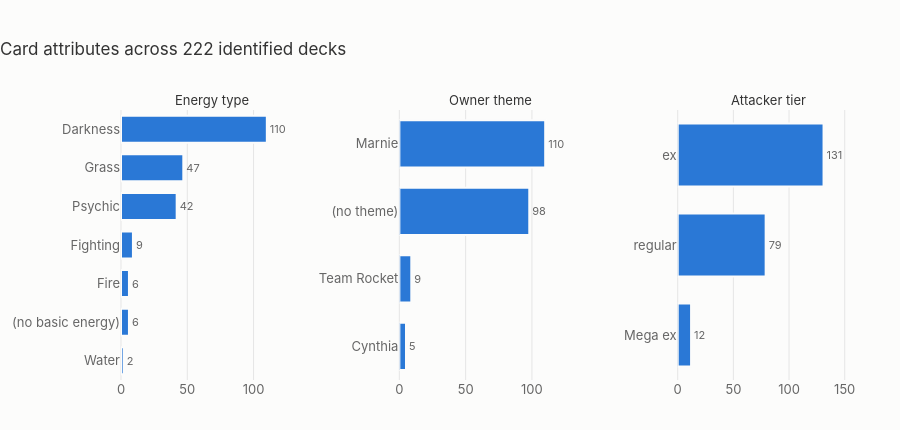

Notebook code cell kept with this figure:
### Markdown cell above
## 5. Energy, theme, and what tier of attacker

The three card attributes the deck identity is built from. Each is a magnitude
comparison, so each gets one hue and direct labels.

### Code cell
# 6 — energy / owner theme / attacker tier
from plotly.subplots import make_subplots

def _counts(col, fillna=None):
    s = known[col].fillna(fillna) if fillna else known[col].dropna()
    return s.value_counts().sort_values()

panels = [("primary_energy", "Energy type", "(no basic energy)"),
          ("theme", "Owner theme", "(no theme)"),
          ("attacker_tier", "Attacker tier", None)]

fig = make_subplots(rows=1, cols=3, horizontal_spacing=0.13,
                    subplot_titles=[p[1] for p in panels])
for i, (col, _title, fill) in enumerate(panels, start=1):
    c = _counts(col, fill)
    fig.add_trace(go.Bar(
        x=c.values, y=c.index, orientation="h", showlegend=False,
        marker=dict(color=ACCENT, line=dict(color=SURFACE, width=2)),
        text=c.values, textposition="outside",
        textfont=dict(color=INK2, size=11),
        hovertemplate="<b>%{y}</b><br>%{x} teams<extra></extra>",
    ), row=1, col=i)
    fig.update_xaxes(range=[0, c.max() * 1.25], row=1, col=i)
    fig.update_yaxes(automargin=True, row=1, col=i)

fig.update_layout(
    title=f"Card attributes across {len(known)} identified decks",
    height=430, bargap=0.3, margin=dict(t=110),
)
fig.for_each_annotation(lambda a: a.update(font=dict(size=13, color=INK)))
fig.show()

display(pd.concat({p[1]: _counts(p[0], p[2]) for p in panels}, axis=0)
          .rename("teams").to_frame()
          .style.set_caption("Card attributes (table view)"))

### Figure 1 — Plotly figure (JSON) as saved in the notebook; plotly's stock layout.template omitted (floating-point values rounded to 4 significant figures)
{"data": [{"hovertemplate": "<b>%{y}</b><br>%{x} teams<extra></extra>", "marker": {"color": "#2a78d6", "line": {"color": "#fcfcfb", "width": 2}}, "orientation": "h", "showlegend": false, "text": [2.0, 6.0, 6.0, 9.0, 42.0, 47.0, 110.0], "textfont": {"color": "#666666", "size": 11}, "textposition": "outside", "type": "bar", "x": [2, 6, 6, 9, 42, 47, 110], "xaxis": "x", "y": ["Water", "(no basic energy)", "Fire", "Fighting", "Psychic", "Grass", "Darkness"], "yaxis": "y"}, {"hovertemplate": "<b>%{y}</b><br>%{x} teams<extra></extra>", "marker": {"color": "#2a78d6", "line": {"color": "#fcfcfb", "width": 2}}, "orientation": "h", "showlegend": false, "text": [5.0, 9.0, 98.0, 110.0], "textfont": {"color": "#666666", "size": 11}, "textposition": "outside", "type": "bar", "x": [5, 9, 98, 110], "xaxis": "x2", "y": ["Cynthia", "Team Rocket", "(no theme)", "Marnie"], "yaxis": "y2"}, {"hovertemplate": "<b>%{y}</b><br>%{x} teams<extra></extra>", "marker": {"color": "#2a78d6", "line": {"color": "#fcfcfb", "width": 2}}, "orientation": "h", "showlegend": false, "text": [12.0, 79.0, 131.0], "textfont": {"color": "#666666", "size": 11}, "textposition": "outside", "type": "bar", "x": [12, 79, 131], "xaxis": "x3", "y": ["Mega ex", "regular", "ex"], "yaxis": "y3"}], "layout": {"annotations": [{"font": {"color": "#333333", "size": 13}, "showarrow": false, "text": "Energy type", "x": 0.1233, "xanchor": "center", "xref": "paper", "y": 1.0, "yanchor": "bottom", "yref": "paper"}, {"font": {"color": "#333333", "size": 13}, "showarrow": false, "text": "Owner theme", "x": 0.5, "xanchor": "center", "xref": "paper", "y": 1.0, "yanchor": "bottom", "yref": "paper"}, {"font": {"color": "#333333", "size": 13}, "showarrow": false, "text": "Attacker tier", "x": 0.8767, "xanchor": "center", "xref": "paper", "y": 1.0, "yanchor": "bottom", "yref": "paper"}], "bargap": 0.3, "height": 430, "margin": {"t": 110}, "title": {"text": "Card attributes across 222 identified decks"}, "xaxis": {"anchor": "y", "domain": [0.0, 0.2467], "range": [0, 137.5]}, "xaxis2": {"anchor": "y2", "domain": [0.3767, 0.6233], "range": [0, 137.5]}, "xaxis3": {"anchor": "y3", "domain": [0.7533, 1.0], "range": [0, 163.8]}, "yaxis": {"anchor": "x", "automargin": true, "domain": [0.0, 1.0]}, "yaxis2": {"anchor": "x2", "automargin": true, "domain": [0.0, 1.0]}, "yaxis3": {"anchor": "x3", "automargin": true, "domain": [0.0, 1.0]}}}
